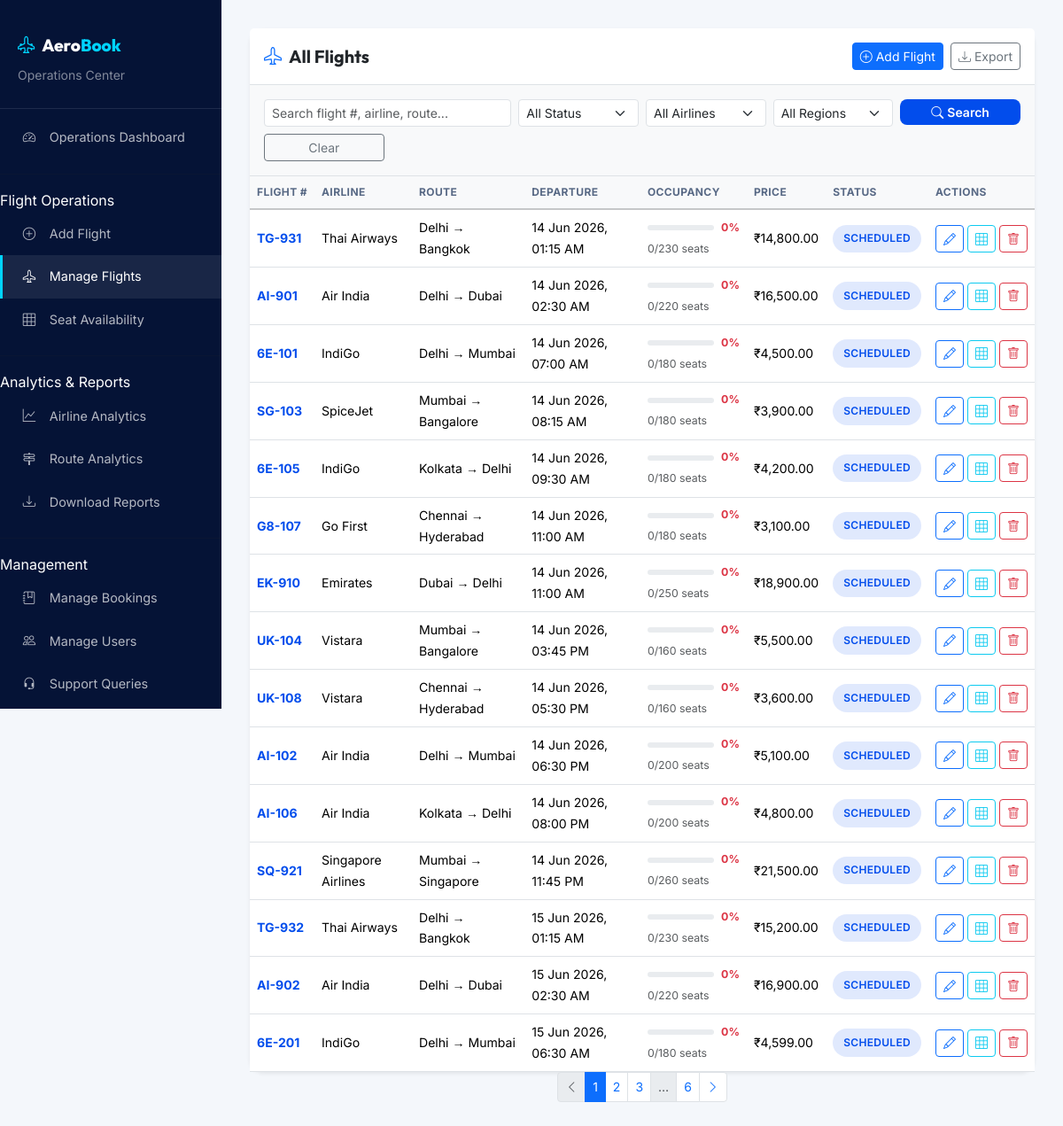
/admin/manage-flights.php (signed in), run on an earlier commit of the app's database.
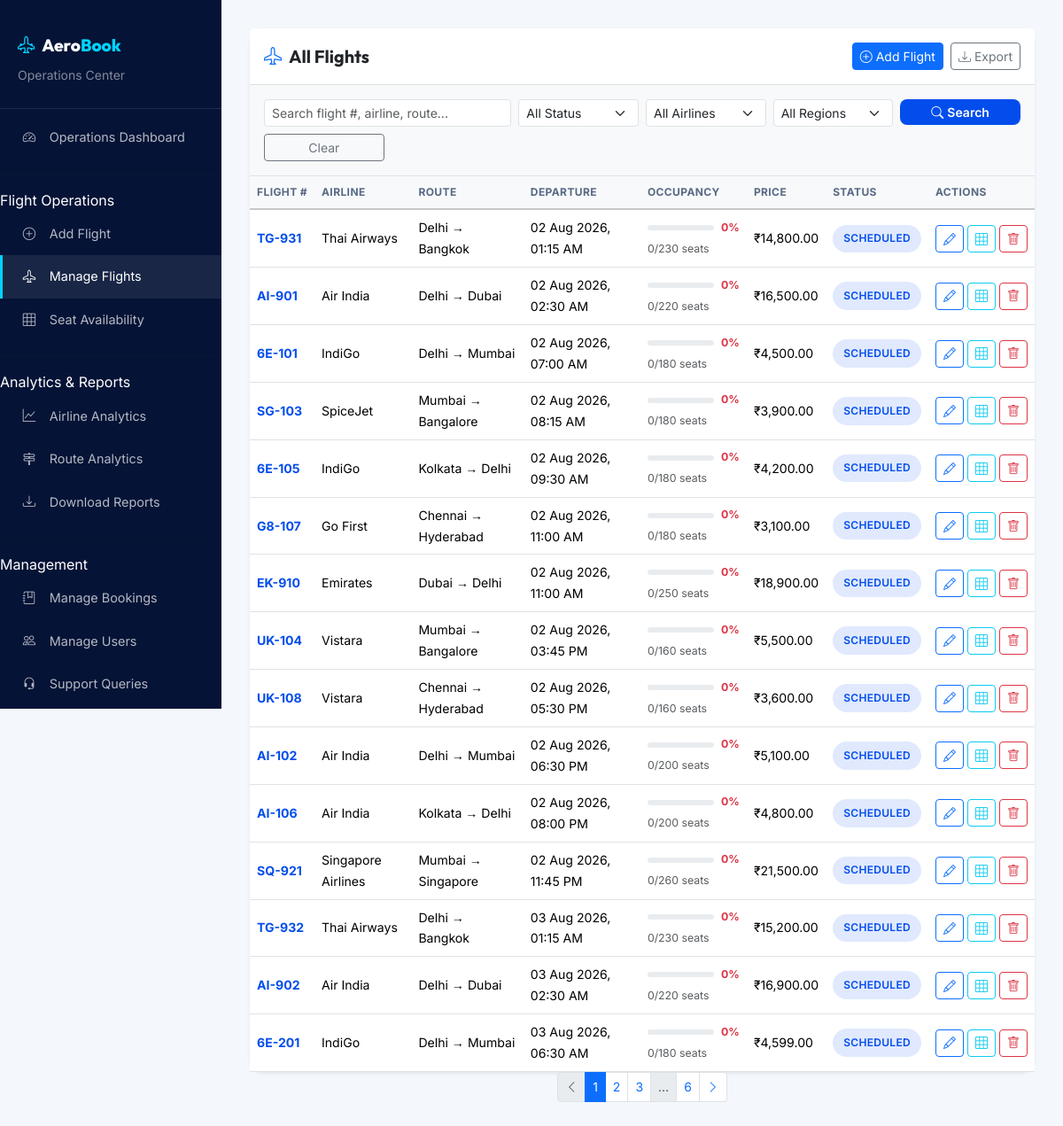
And on a later commit of the database.
### tables this page shows
CREATE TABLE IF NOT EXISTS flights (
    flight_id INT AUTO_INCREMENT PRIMARY KEY,
    airline_name VARCHAR(100) NOT NULL,
    flight_number VARCHAR(20) NOT NULL UNIQUE,
    source VARCHAR(100) NOT NULL,
    destination VARCHAR(100) NOT NULL,
    departure_time DATETIME NOT NULL,
    arrival_time DATETIME NOT NULL,
    total_seats INT NOT NULL DEFAULT 180,
    seats_available INT NOT NULL DEFAULT 180,
    price DECIMAL(10, 2) NOT NULL,
    status ENUM('Scheduled', 'Delayed', 'Cancelled', 'Completed') DEFAULT 'Scheduled',
    created_at TIMESTAMP DEFAULT CURRENT_TIMESTAMP
);

### includes/Paginator.php (called while the page is built, shortened)
<?php
class Paginator {
    private int $perPage;
    private int $currentPage;
    public function __construct(
        int $totalItems,
        int $perPage = 20,
        private string $pageParam = 'page'
    ) {
        $this->totalItems = max(0, $totalItems);
        $this->perPage = max(1, $perPage);
        $this->totalPages = max(1, (int)ceil($this->totalItems / $this->perPage));
        $this->currentPage = max(1, min($this->totalPages, (int)($_GET[$this->pageParam] ?? 1)));
    }
    public function offset(): int {
        return ($this->currentPage - 1) * $this->perPage;
    }
    public function perPage(): int {
        return $this->perPage;
    }
}

### includes/TokenHelper.php (called while the page is built, shortened)
<?php
if (!defined('AEROBOOK_TOKEN_HELPER')) {
function generateDeleteToken() {
    $token = bin2hex(random_bytes(16));
    return $token;
}
function deleteLink($baseUrl, $param, $value) {
    $token = generateDeleteToken();
    return BASE_URL . $baseUrl . '?' . $param . '=' . $value . '&token=' . $token;
}
}

### admin/manage-flights.php (the view, shortened to what the rows shown need)
<?php
require_once __DIR__ . '/includes/admin-header.php';
require_once __DIR__ . '/../../includes/Paginator.php';
$sql = "SELECT * FROM flights WHERE 1=1";
$sql .= " ORDER BY departure_time ASC";
$countSql = "SELECT COUNT(*) as c FROM ($sql) as sub";
$countStmt = mysqli_prepare($conn, $countSql);
mysqli_stmt_execute($countStmt);
$totalRows = (int)mysqli_fetch_assoc(mysqli_stmt_get_result($countStmt))['c'];
$paginator = new Paginator($totalRows, 15);
$sql .= " LIMIT {$paginator->perPage()} OFFSET {$paginator->offset()}";
$stmt = mysqli_prepare($conn, $sql);
mysqli_stmt_execute($stmt);
$flights_result = mysqli_stmt_get_result($stmt);
$flights = [];
while ($f = mysqli_fetch_assoc($flights_result)) $flights[] = $f;
?>
<div class="card border-0 shadow-sm rounded-4">
    <div class="card-body p-0">
        <div class="table-responsive">
            <table class="table table-hover align-middle mb-0">
                <thead class="table-light">
                    <tr><th>Flight #</th><th>Airline</th><th>Route</th><th>Departure</th><th>Occupancy</th><th>Price</th><th>Status</th><th>Actions</th></tr>
                </thead>
                <tbody>
                    <?php if (empty($flights)): ?>
                    <tr><td colspan="8" class="text-center text-muted py-4">No flights found matching your criteria.</td></tr>
                    <?php else: foreach($flights as $f):
                        $booked = $f['total_seats'] - $f['seats_available'];
                        $occ = $f['total_seats'] > 0 ? round($booked / $f['total_seats'] * 100, 1) : 0;
                    ?>
                    <tr>
                        <td><span class="text-accent fw-bold"><?php echo htmlspecialchars($f['flight_number']); ?></span></td>
                        <td><?php echo htmlspecialchars($f['airline_name']); ?></td>
                        <td><?php echo htmlspecialchars($f['source'] . ' → ' . $f['destination']); ?></td>
                        <td><?php echo formatDateTime($f['departure_time']); ?></td>
                        <td style="min-width:120px;">
                            <div class="d-flex align-items-center gap-2">
                                <div class="progress flex-grow-1" style="height:6px;">
                                </div>
                                <small class="fw-bold <?php echo $occ >= 80 ? 'text-success' : ($occ >= 50 ? 'text-warning' : 'text-danger'); ?>"><?php echo $occ; ?>%</small>
                            </div>
                            <small class="text-muted"><?php echo $booked; ?>/<?php echo $f['total_seats']; ?> seats</small>
                        </td>
                        <td><?php echo formatPrice($f['price']); ?></td>
                        <td><?php echo statusBadge($f['status']); ?></td>
                        <td>
                            <div class="d-flex gap-1">
                                <a href="edit-flight.php?id=<?php echo $f['flight_id']; ?>" class="btn btn-sm btn-outline-primary" title="Edit flight" aria-label="Edit flight <?php echo $f['flight_number']; ?>"><i class="bi bi-pencil"></i></a>
                                <a href="manage-seats.php?flight_id=<?php echo $f['flight_id']; ?>" class="btn btn-sm btn-outline-info" title="View seats" aria-label="View seats for <?php echo $f['flight_number']; ?>"><i class="bi bi-grid-3x3"></i></a>
                                <a href="<?php echo deleteLink('admin/manage-flights.php', 'delete', $f['flight_id'], 'Delete'); ?>" class="btn btn-sm btn-outline-danger" onclick="return confirm('Delete flight permanently?')" title="Delete flight" aria-label="Delete flight <?php echo $f['flight_number']; ?>"><i class="bi bi-trash"></i></a>
                            </div>
                        </td>
                    </tr>
                    <?php endforeach; endif; ?>
                </tbody>
            </table>
        </div>
    </div>
</div>
<?php require_once __DIR__ . '/includes/admin-footer.php'; ?>

### includes/functions.php (shortened to what the rows shown need)
<?php
function formatPrice($price) {
    return '₹' . number_format($price, 2);
}
function formatDateTime($datetime) {
    return date('d M Y, h:i A', strtotime($datetime));
}
function statusBadge($status) {
    $classes = [
        'Confirmed' => 'badge-status bg-success',
        'Cancelled' => 'badge-status bg-danger',
        'Scheduled' => 'badge-status bg-primary',
        'Delayed'   => 'badge-status bg-warning',
        'Completed' => 'badge-status bg-secondary',
        'Checked-in' => 'badge-status bg-info',
    ];
    $class = $classes[$status] ?? 'badge-status bg-secondary';
    return '<span class="' . $class . '">' . $status . '</span>';
}

What changed in the data, as far as the page shows it:
changed flights "TG-931": departure_time "14 Jun 2026, 01:15 AM" → "02 Aug 2026, 01:15 AM"
changed flights "AI-901": departure_time "14 Jun 2026, 02:30 AM" → "02 Aug 2026, 02:30 AM"
changed flights: departure_time "14 Jun 2026, 07:00 AM" → "02 Aug 2026, 07:00 AM"
changed flights "SG-103": departure_time "14 Jun 2026, 08:15 AM" → "02 Aug 2026, 08:15 AM"
changed flights: departure_time "14 Jun 2026, 09:30 AM" → "02 Aug 2026, 09:30 AM"
changed flights "Go First": departure_time "14 Jun 2026, 11:00 AM" → "02 Aug 2026, 11:00 AM"
changed flights "EK-910": departure_time "14 Jun 2026, 11:00 AM" → "02 Aug 2026, 11:00 AM"
changed flights "UK-104": departure_time "14 Jun 2026, 03:45 PM" → "02 Aug 2026, 03:45 PM"
changed flights "UK-108": departure_time "14 Jun 2026, 05:30 PM" → "02 Aug 2026, 05:30 PM"
changed flights "AI-102": departure_time "14 Jun 2026, 06:30 PM" → "02 Aug 2026, 06:30 PM"
changed flights "AI-106": departure_time "14 Jun 2026, 08:00 PM" → "02 Aug 2026, 08:00 PM"
changed flights "SQ-921": departure_time "14 Jun 2026, 11:45 PM" → "02 Aug 2026, 11:45 PM"
changed flights "TG-932": departure_time "15 Jun 2026, 01:15 AM" → "03 Aug 2026, 01:15 AM"
changed flights "AI-902": departure_time "15 Jun 2026, 02:30 AM" → "03 Aug 2026, 02:30 AM"
changed flights: departure_time "15 Jun 2026, 06:30 AM" → "03 Aug 2026, 06:30 AM"
